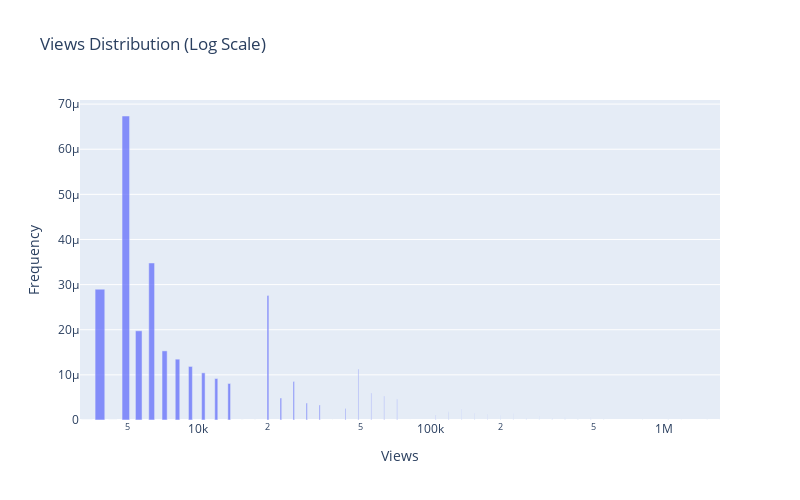
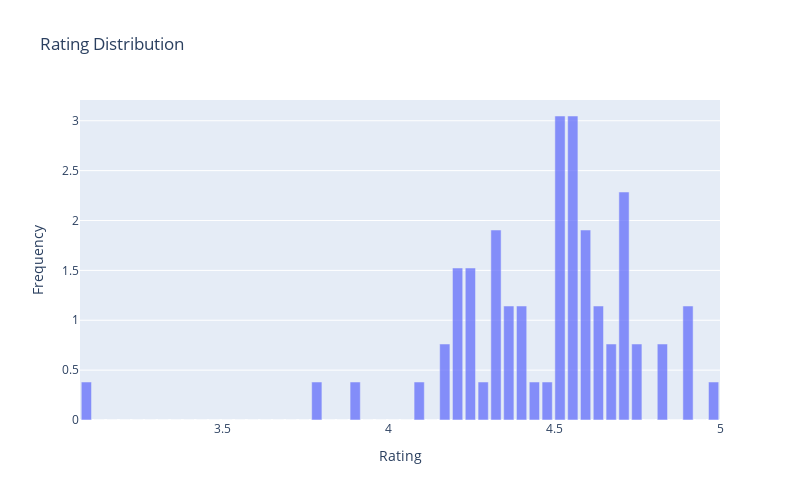
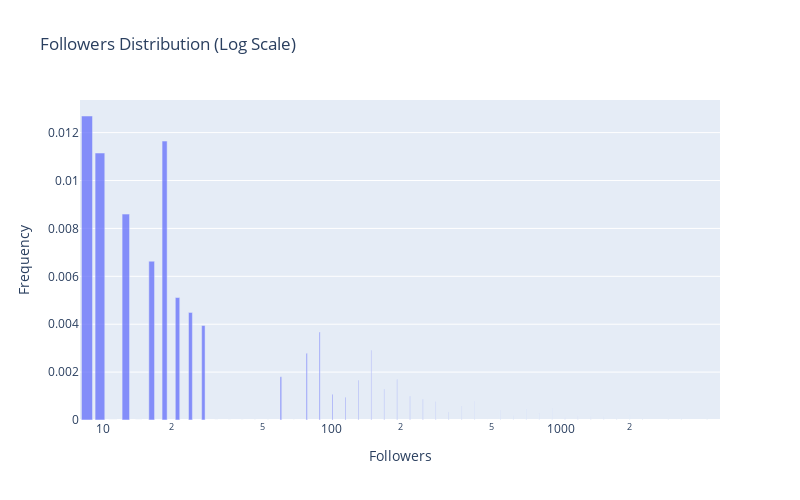
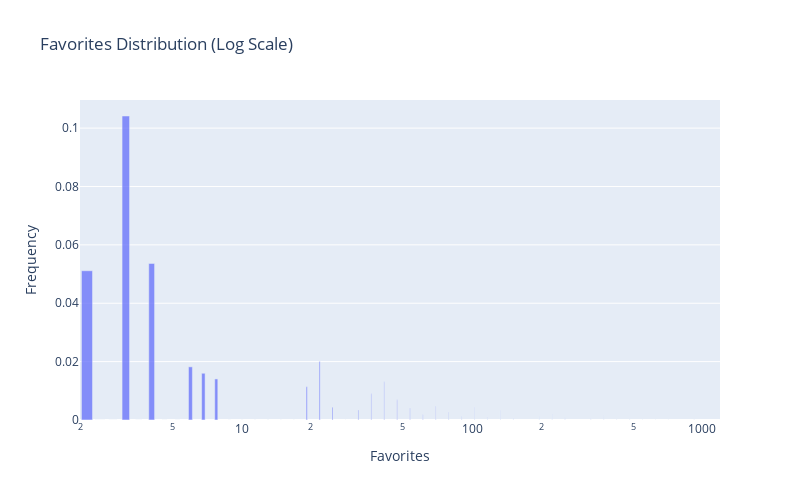

The notebook cell saved with these charts, in order:
### Markdown cell above
## Numerical Features Distribution

Let's analyze the distribution of key numerical features using histograms and box plots.

### Code cell
# Define key metrics for analysis
key_metrics = ['views', 'rating', 'followers', 'favorites', 'chapters', 'pages']

# Create individual distribution plots for better readability
for metric in key_metrics:
    # Skip non-numeric columns or convert if possible
    if not pd.api.types.is_numeric_dtype(df[metric]):
        print(f"Skipping {metric} as it's not numeric (type: {df[metric].dtype})")
        continue
        
    # Create figure
    fig = go.Figure()
    
    # Create histogram data with proper handling of data types
    try:
        # Create bins manually to avoid Interval objects
        values = df[metric].dropna()
        min_val = values.min()
        max_val = values.max()
        
        # Check for skewness to determine appropriate scaling
        skewness = values.skew()
        print(f"Skewness for {metric}: {skewness:.2f}")
        is_right_skewed = skewness > 1.0  # Common threshold for significant right skew
        
        # If right-skewed and not already using log scale, use log binning
        if is_right_skewed and min_val > 0:  # Ensure all values are positive for log scale
            # For log scale, use logarithmically spaced bins
            bins = np.logspace(np.log10(max(min_val, 0.1)), np.log10(max_val), 51)
            hist_data = np.histogram(values, bins=bins, density=True)
            bin_centers = [(bins[i] + bins[i+1])/2 for i in range(len(bins)-1)]
        else:
            # For normal scale, use linearly spaced bins
            bins = np.linspace(min_val, max_val, 51)  # 51 points = 50 bins
            hist_data = np.histogram(values, bins=bins, density=True)
            bin_centers = [(bins[i] + bins[i+1])/2 for i in range(len(bins)-1)]
        
        # Create bar chart with bin centers and heights
        fig.add_trace(
            go.Bar(
                x=bin_centers,
                y=hist_data[0],
                name='Distribution',
                opacity=0.75
            )
        )
    except Exception as e:
        print(f"Error creating histogram for {metric}: {e}")
        continue
    
    # Update layout
    fig.update_layout(
        title=f'{metric.capitalize()} Distribution{" (Log Scale)" if is_right_skewed and min_val > 0 else ""}',
        xaxis_title=metric.capitalize(),
        yaxis_title='Frequency',
        height=500,
        width=800,
        showlegend=False  # No need for legend with single trace
    )
    
    # Use log scale for highly skewed metrics
    if is_right_skewed and min_val > 0:
        fig.update_xaxes(type='log')
        print(f"Applied log scaling to {metric} due to right-skewed distribution (skewness: {skewness:.2f})")
    
    try:
        fig.show()
    except TypeError as e:
        print(f"Error displaying plot for {metric}: {e}")
        print(f"Data types - x: {type(bin_centers[0])}, y: {type(hist_data[0][0])}")
        continue
    
    # Print basic statistics
    stats = df[metric].describe()
    print(f"\n{metric.capitalize()} Statistics:")
    print(f"Count: {stats['count']:,.0f}")
    print(f"Mean:  {stats['mean']:,.2f}")
    print(f"Std:   {stats['std']:,.2f}")
    print(f"Min:   {stats['min']:,.2f}")
    print(f"25%:   {stats['25%']:,.2f}")
    print(f"50%:   {stats['50%']:,.2f}")
    print(f"75%:   {stats['75%']:,.2f}")
    print(f"Max:   {stats['max']:,.2f}")
    
    # Calculate additional metrics to highlight skewness
    iqr = stats['75%'] - stats['25%']
    median = stats['50%']
    # Check if distribution is significantly skewed
    if (stats['max'] - median) > 3 * (median - stats['min']):
        print(f"Note: {metric} shows significant right skew - median ({median:.2f}) is much closer to min than max")
    
    # Print the 90th, 95th and 99th percentiles for right-skewed distributions
    if is_right_skewed:
        p90 = values.quantile(0.90)
        p95 = values.quantile(0.95)
        p99 = values.quantile(0.99)
        print(f"90th percentile: {p90:,.2f}")
        print(f"95th percentile: {p95:,.2f}")
        print(f"99th percentile: {p99:,.2f}")
        print(f"Percent of data between median and 90th percentile: {((values < p90) & (values > median)).mean()*100:.1f}%")
        print(f"Percent of data between 90th and max: {(values >= p90).mean()*100:.1f}%")

### Figure 1 — Plotly figure (JSON) as saved in the notebook; plotly's stock layout.template omitted (floating-point values rounded to 4 significant figures)
{"data": [{"name": "Distribution", "opacity": 0.75, "type": "bar", "x": [3358.0, 3815.0, 4334.0, 4924.0, 5594.0, 6355.0, 7219.0, 8202.0, 9318.0, 10590.0, 12030.0, 13660.0, 15520.0, 17630.0, 20030.0, 22760.0, 25850.0, 29370.0, 33370.0, 37910.0, 43070.0, 48930.0, 55590.0, 63150.0, 71740.0, 81500.0, 92590.0, 105200.0, 119500.0, 135800.0, 154200.0, 175200.0, 199100.0, 226200.0, 256900.0, 291900.0, 331600.0, 376700.0, 428000.0, 486200.0, 552400.0, 627500.0, 712900.0, 809900.0, 920200.0, 1045000.0, 1188000.0, 1349000.0, 1533000.0, 1741000.0], "y": [0.0, 2.898e-05, 0.0, 6.736e-05, 1.976e-05, 3.479e-05, 1.531e-05, 1.348e-05, 1.186e-05, 1.044e-05, 9.193e-06, 8.092e-06, 0.0, 0.0, 2.759e-05, 4.858e-06, 8.552e-06, 3.764e-06, 3.313e-06, 0.0, 2.567e-06, 1.13e-05, 5.967e-06, 5.252e-06, 4.623e-06, 0.0, 0.0, 1.051e-06, 1.85e-06, 2.443e-06, 1.434e-06, 1.262e-06, 1.111e-06, 1.466e-06, 4.303e-07, 7.575e-07, 3.334e-07, 5.869e-07, 2.583e-07, 6.821e-07, 2.001e-07, 0.0, 0.0, 1.365e-07, 0.0, 2.115e-07, 9.309e-08, 0.0, 1.443e-07, 6.349e-08]}], "layout": {"height": 500, "showlegend": false, "title": {"text": "Views Distribution (Log Scale)"}, "width": 800, "xaxis": {"title": {"text": "Views"}, "type": "log"}, "yaxis": {"title": {"text": "Frequency"}}}}

### Figure 2 — Plotly figure (JSON) as saved in the notebook; plotly's stock layout.template omitted (floating-point values rounded to 4 significant figures)
{"data": [{"name": "Distribution", "opacity": 0.75, "type": "bar", "x": [3.089, 3.128, 3.167, 3.205, 3.244, 3.282, 3.321, 3.359, 3.398, 3.437, 3.475, 3.514, 3.552, 3.591, 3.63, 3.668, 3.707, 3.745, 3.784, 3.823, 3.861, 3.9, 3.938, 3.977, 4.016, 4.054, 4.093, 4.131, 4.17, 4.209, 4.247, 4.286, 4.325, 4.363, 4.402, 4.44, 4.479, 4.518, 4.556, 4.595, 4.633, 4.672, 4.71, 4.749, 4.788, 4.826, 4.865, 4.904, 4.942, 4.981], "y": [0.381, 0.0, 0.0, 0.0, 0.0, 0.0, 0.0, 0.0, 0.0, 0.0, 0.0, 0.0, 0.0, 0.0, 0.0, 0.0, 0.0, 0.0, 0.381, 0.0, 0.0, 0.381, 0.0, 0.0, 0.0, 0.0, 0.381, 0.0, 0.762, 1.524, 1.524, 0.381, 1.905, 1.143, 1.143, 0.381, 0.381, 3.048, 3.048, 1.905, 1.143, 0.762, 2.286, 0.762, 0.0, 0.762, 0.0, 1.143, 0.0, 0.381]}], "layout": {"height": 500, "showlegend": false, "title": {"text": "Rating Distribution"}, "width": 800, "xaxis": {"title": {"text": "Rating"}}, "yaxis": {"title": {"text": "Frequency"}}}}

### Figure 3 — Plotly figure (JSON) as saved in the notebook; plotly's stock layout.template omitted (floating-point values rounded to 4 significant figures)
{"data": [{"name": "Distribution", "opacity": 0.75, "type": "bar", "x": [8.555, 9.741, 11.09, 12.63, 14.38, 16.38, 18.65, 21.23, 24.18, 27.53, 31.35, 35.7, 40.65, 46.29, 52.71, 60.02, 68.34, 77.82, 88.62, 100.9, 114.9, 130.8, 149.0, 169.6, 193.2, 220.0, 250.5, 285.2, 324.8, 369.8, 421.1, 479.5, 546.0, 621.7, 707.9, 806.1, 917.9, 1045.0, 1190.0, 1355.0, 1543.0, 1757.0, 2001.0, 2279.0, 2595.0, 2954.0, 3364.0, 3831.0, 4362.0, 4967.0], "y": [0.01269, 0.01115, 0.0, 0.008598, 0.0, 0.006631, 0.01165, 0.005114, 0.004491, 0.003944, 0.0, 0.0, 0.0, 0.0, 0.0, 0.001809, 0.0, 0.002791, 0.003676, 0.001076, 0.0009451, 0.00166, 0.002916, 0.00128, 0.001687, 0.0009874, 0.0008671, 0.0007615, 0.0003344, 0.0005873, 0.0007737, 0.0, 0.0003978, 0.0001747, 0.0004602, 0.0002694, 0.0004732, 0.0001039, 0.0001825, 0.0001603, 0.0001407, 6.18e-05, 0.0002171, 4.766e-05, 0.0, 3.676e-05, 9.684e-05, 0.0, 4.979e-05, 0.0]}], "layout": {"height": 500, "showlegend": false, "title": {"text": "Followers Distribution (Log Scale)"}, "width": 800, "xaxis": {"title": {"text": "Followers"}, "type": "log"}, "yaxis": {"title": {"text": "Frequency"}}}}

### Figure 4 — Plotly figure (JSON) as saved in the notebook; plotly's stock layout.template omitted (floating-point values rounded to 4 significant figures)
{"data": [{"name": "Distribution", "opacity": 0.75, "type": "bar", "x": [2.138, 2.432, 2.767, 3.148, 3.582, 4.075, 4.637, 5.275, 6.002, 6.829, 7.769, 8.839, 10.06, 11.44, 13.02, 14.81, 16.85, 19.17, 21.81, 24.82, 28.24, 32.12, 36.55, 41.58, 47.31, 53.83, 61.24, 69.68, 79.27, 90.19, 102.6, 116.7, 132.8, 151.1, 171.9, 195.6, 222.6, 253.2, 288.1, 327.8, 372.9, 424.3, 482.7, 549.2, 624.9, 710.9, 808.9, 920.3, 1047.0, 1191.0], "y": [0.05113, 0.0, 0.0, 0.1041, 0.0, 0.05364, 0.0, 0.0, 0.01821, 0.01601, 0.01407, 0.0, 0.0, 0.0, 0.0, 0.0, 0.0, 0.0114, 0.02004, 0.004404, 0.0, 0.003402, 0.008971, 0.01314, 0.006931, 0.004061, 0.001785, 0.004706, 0.002758, 0.001212, 0.004261, 0.0009362, 0.003291, 0.0007232, 0.0, 0.001117, 0.001964, 0.0008633, 0.0, 0.0006669, 0.001465, 0.0002576, 0.0004528, 0.000199, 0.0001749, 0.0001537, 0.0, 0.0002375, 0.0, 9.175e-05]}], "layout": {"height": 500, "showlegend": false, "title": {"text": "Favorites Distribution (Log Scale)"}, "width": 800, "xaxis": {"title": {"text": "Favorites"}, "type": "log"}, "yaxis": {"title": {"text": "Frequency"}}}}
